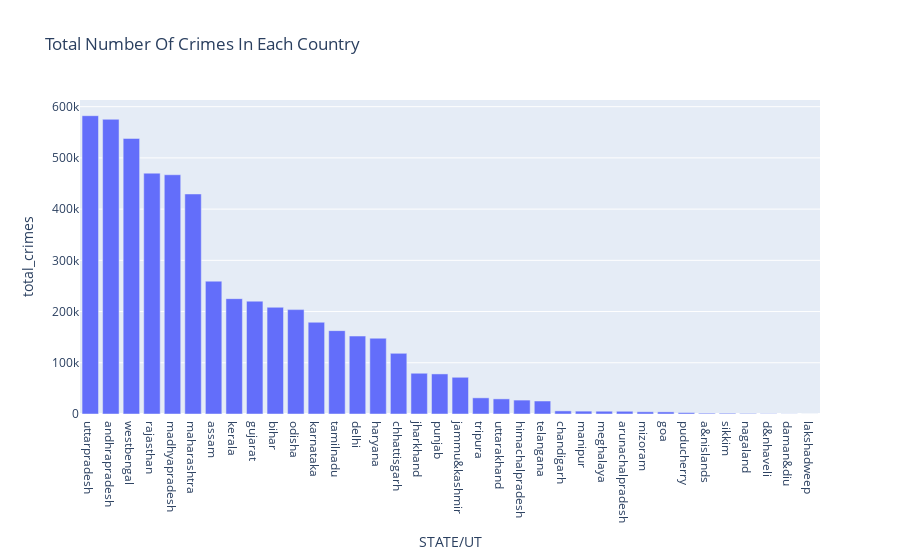

Notebook source saved alongside this figure:
### Code cell
df_state=pd.DataFrame()
for i in crimes:
    df_state_crimes=df.groupby(['STATE/UT'])[i].sum()
    df_state[i]=df_state_crimes


fig = px.bar(df_state, x = df_state.index,
             y = 'total_crimes', title = "Total Number Of Crimes In Each Country")
fig.update_xaxes(categoryorder = 'total descending')
fig.show()

### Figure 1 — Plotly figure (JSON) as saved in the notebook; plotly's stock layout.template omitted (floating-point values rounded to 4 significant figures)
{"data": [{"alignmentgroup": "True", "hovertemplate": "STATE/UT=%{x}<br>total_crimes=%{y}<extra></extra>", "legendgroup": "", "marker": {"color": "#636efa", "pattern": {"shape": ""}}, "name": "", "offsetgroup": "", "orientation": "v", "showlegend": false, "textposition": "auto", "type": "bar", "x": ["a&nislands", "andhrapradesh", "arunachalpradesh", "assam", "bihar", "chandigarh", "chhattisgarh", "d&nhaveli", "daman&diu", "delhi", "goa", "gujarat", "haryana", "himachalpradesh", "jammu&kashmir", "jharkhand", "karnataka", "kerala", "lakshadweep", "madhyapradesh", "maharashtra", "manipur", "meghalaya", "mizoram", "nagaland", "odisha", "puducherry", "punjab", "rajasthan", "sikkim", "tamilnadu", "telangana", "tripura", "uttarakhand", "uttarpradesh", "westbengal"], "xaxis": "x", "y": [1568, 575354, 5312, 259364, 208376, 6052, 118386, 566, 230, 152162, 4124, 220306, 147924, 27174, 71692, 79580, 179160, 225176, 54, 467086, 429584, 5586, 5410, 4306, 1072, 203794, 2718, 78258, 470186, 1482, 162756, 25356, 31558, 29524, 582398, 537976], "yaxis": "y"}], "layout": {"barmode": "relative", "legend": {"tracegroupgap": 0}, "title": {"text": "Total Number Of Crimes In Each Country"}, "xaxis": {"anchor": "y", "categoryorder": "total descending", "domain": [0, 1], "title": {"text": "STATE/UT"}}, "yaxis": {"anchor": "x", "domain": [0, 1], "title": {"text": "total_crimes"}}}}
